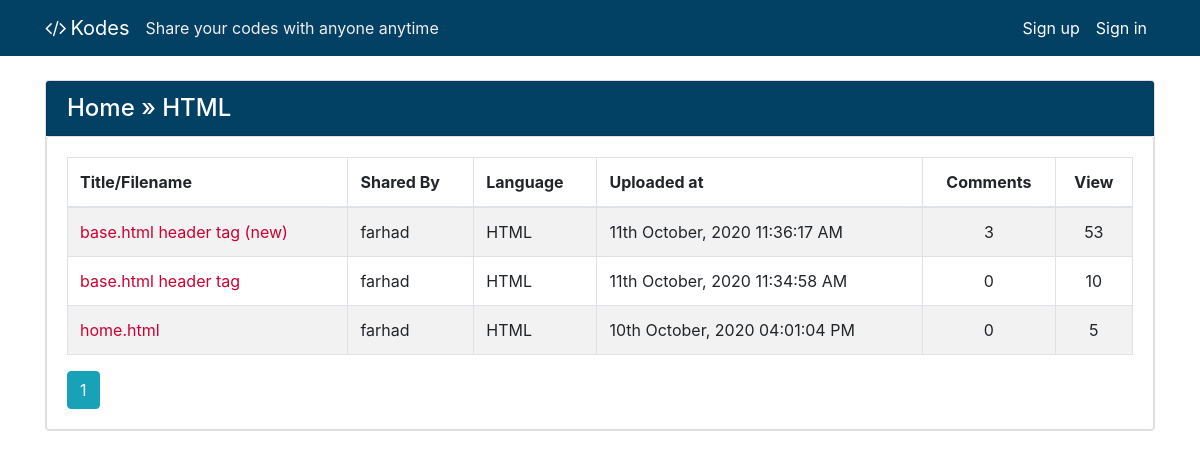
The app's page /lang/HTML/, older data.
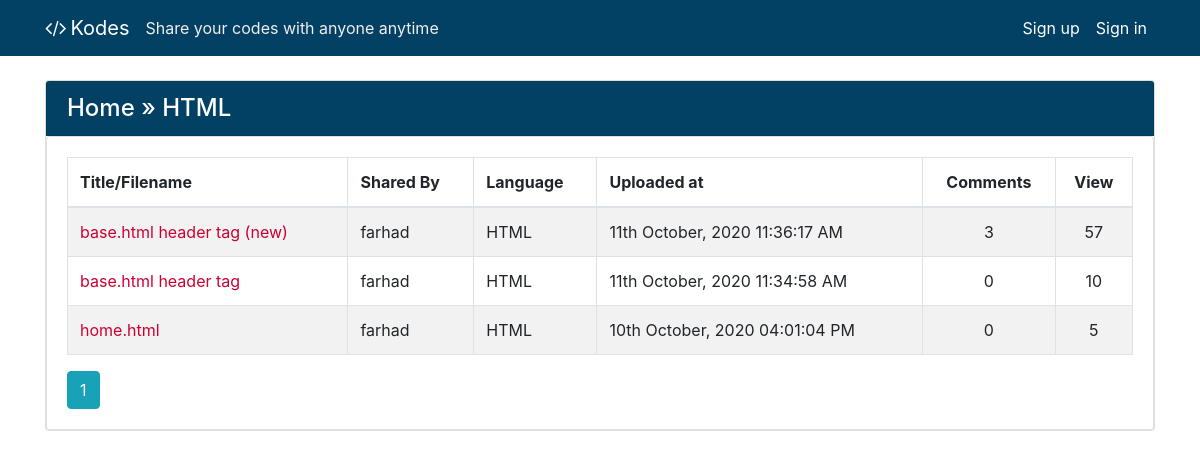
The same page, newer data.
### codes/models.py (models this page shows, shortened)
class Code(models.Model):
    author = models.ForeignKey(User, on_delete=models.CASCADE, null=True, blank=True)
    created_utc = models.DateTimeField(auto_now_add=True, verbose_name="Created")
    total_views = models.IntegerField(default=0)
    snippet_title = models.CharField(max_length=1000, default="", verbose_name="Title/Filename")
    snippet_body = models.TextField(verbose_name="Code Snippet")
    language = models.ForeignKey(Language, on_delete=models.SET_NULL, null=True)
    is_private = models.BooleanField(default=False, verbose_name="Private")
    password = models.CharField(max_length=1000, default="", blank=True)

class Language(models.Model):
    name = models.CharField(max_length=50, null=False, blank=False)
    language_code = models.IntegerField(default=100, null=False, blank=False)
    is_popular = models.BooleanField(default=False, verbose_name="Popular")
    short_name = models.CharField(max_length=30, null=True, blank=True)
    file_extension = models.CharField(max_length=30, null=True, blank=True)

### codes/views.py (the view)
# urls.py: path('lang/<language_name>/', language_page, name="language_page"),
def language_page(request, language_name):
    page = request.GET.get('page', 1)
    try:
        language = Language.objects.get(name__iexact=language_name)
    except:
        response = render(request, '404.html')
        response.status_code = 404
        return response
    codes = Code.objects.order_by('-created_utc').filter(language__name__iexact=language_name).all()
    per_page = 10
    paginator = Paginator(codes, per_page)
    try:
        paginator = paginator.page(page)
    except PageNotAnInteger:
        paginator = paginator.page(1)
    except EmptyPage:
        paginator = paginator.page(paginator.num_pages)
    context = {
        "language": language_name,
        "paginator": paginator
    }
    return render(request, "codes/language_specific.html", context)

### codes/context_processors.py (called while the page is built)
def sitename_tagline(request):
    context = {
        'SITENAME': settings.SITENAME,
        'TAGLINE': settings.TAGLINE
    }
    return context

### codes/templates/codes/language_specific.html (shortened to what this page needs)
{% extends 'codes/base.html' %}
{% load tz %}
{% block content %}
<div class="card my-4">
    <div class="card card-header shared-snippet-title" style="padding-bottom: 0px !important">
        <h4 class="card-title card-link breadcumb"><a href="{% url 'home' %}">Home</a> &raquo; {{language}}</h4>
    </div>
    <div class="card card-body">
        <table class="table table-striped table-bordered">
            <thead>
                <tr>
                    <th>Title/Filename</th>
                    <th>Shared By</th>
                    <th>Language</th>
                    <th>Uploaded at</th>
                    <th class="text-center">Comments</th>
                    <th class="text-center">View</th>
                </tr>
            </thead>
            <tbody>
                {% for code in paginator %}
                    <tr>
                        <td><a href="{% url 'code_view' code.id %}">{{ code.snippet_title|truncatechars:30 }}</a></td>
                        <td>{{ code.author.username|default:"Guest User" }}</td>
                        <td>{{ code.language.name }}</td>
                        <td>{% timezone "Asia/Dhaka" %}{{code.created_utc|date:"dS F, Y h:i:s A"}}{% endtimezone %}</td>
                        <td class="text-center">{{ code.comment_set.count }}</td>
                        <td class="text-center">{{ code.total_views }}</td>
                    </tr>
                {% endfor %}
            </tbody>
        </table>
        {% if paginator %}
        <div class="d-flex">
            {% for num in paginator.paginator.page_range %}
                {% if paginator.number == num %}
                    <a class="btn btn-info mr-2" href="?page={{ num }}">{{ num }}</a>
                {% elif num > paginator.number|add:'-3' and num < paginator.number|add:'3' %}
                    <a class="btn btn-outline-info mr-2" href="?page={{ num }}">{{ num }}</a>
                {% endif %}
            {% endfor %}
        </div>
        {% endif %}
    </div>
</div>
{% endblock content %}

Row changes from the older to the newer data that the page shows:
changed Code "base.html header tag (new)": total_views "53" → "57"
